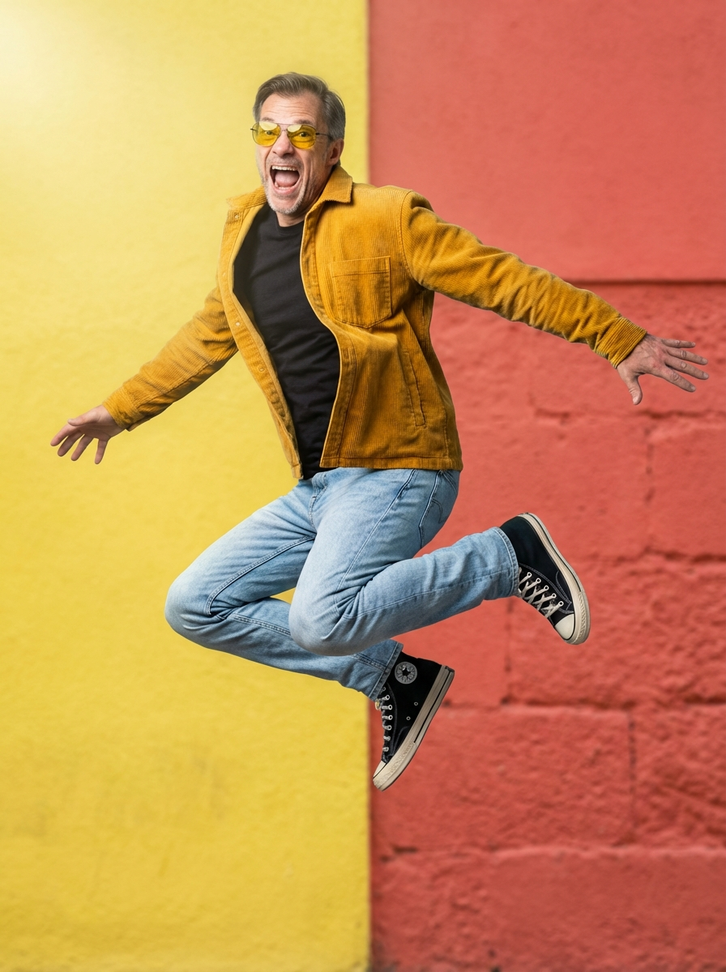
#> input picture generated-images/custom-generation-cmkwnguay0000ssdqprwf74r4-0.png, 726 x 972 px, shrunk from 896 x 1200 before the run
$ python -i generate-clothing-masks.py   (imports and definitions only)
#> lines starting #> are read from the running program, lines starting #| are printed output that depends on the picture; after the words box and inside, x2 and y2 are one past the last pixel; in counts of white or black regions, pixels touching at a corner belong together
#!/usr/bin/env python3
"""
Generate clothing layer masks from existing clothing images.

This script uses color-based segmentation and edge detection to automatically
create mask images for each clothing layer (topLayer, baseLayer, bottom, shoes).

Requirements:
    pip install opencv-python numpy pillow

Usage:
    python scripts/generate-clothing-masks.py
"""

import cv2
import numpy as np
from pathlib import Path
from PIL import Image
import sys

# Clothing images to process
CLOTHING_IMAGES = [
    ("startup", "hoodie"),
    ("startup", "polo"),
    ("startup", "button_down"),
    ("business", "casual"),
]

# Paths
PUBLIC_DIR = Path(__file__).parent.parent / "public" / "images" / "clothing"
MASKS_DIR = PUBLIC_DIR / "masks"

# [4 lines left out: function create_mask_directories, not called in this run]

def remove_background(image_path):
    """
    Remove white/light background from clothing image.
    Returns a binary mask where white = clothing, black = background.
    """
    # Read image
    img = cv2.imread(str(image_path))
#> img is the input picture: shape (972, 726, 3); mean B, G, R 86.1, 142.3, 200.8
    if img is None:
        print(f"✗ Failed to load image: {image_path}")
        return None

    # Convert to RGB (opencv uses BGR)
    img_rgb = cv2.cvtColor(img, cv2.COLOR_BGR2RGB)

    # Convert to grayscale
    gray = cv2.cvtColor(img, cv2.COLOR_BGR2GRAY)
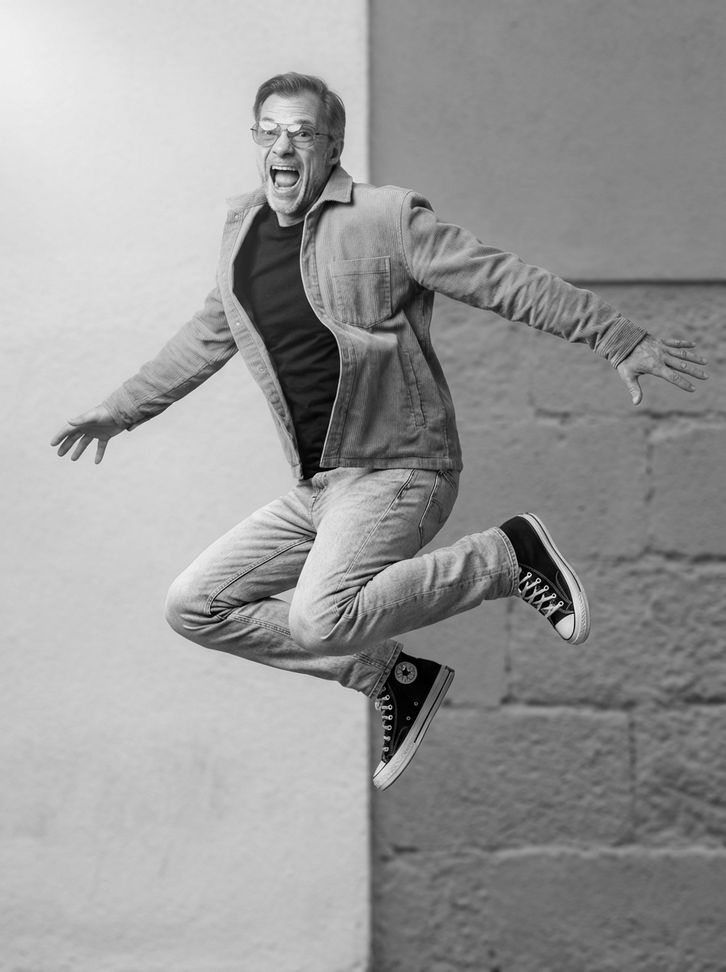
#> gray: shape (972, 726); min 0, max 249, mean 153.4

    # Create mask: anything darker than white background
    # Adjust threshold (230) if needed - lower value = more aggressive
    _, mask = cv2.threshold(gray, 230, 255, cv2.THRESH_BINARY_INV)
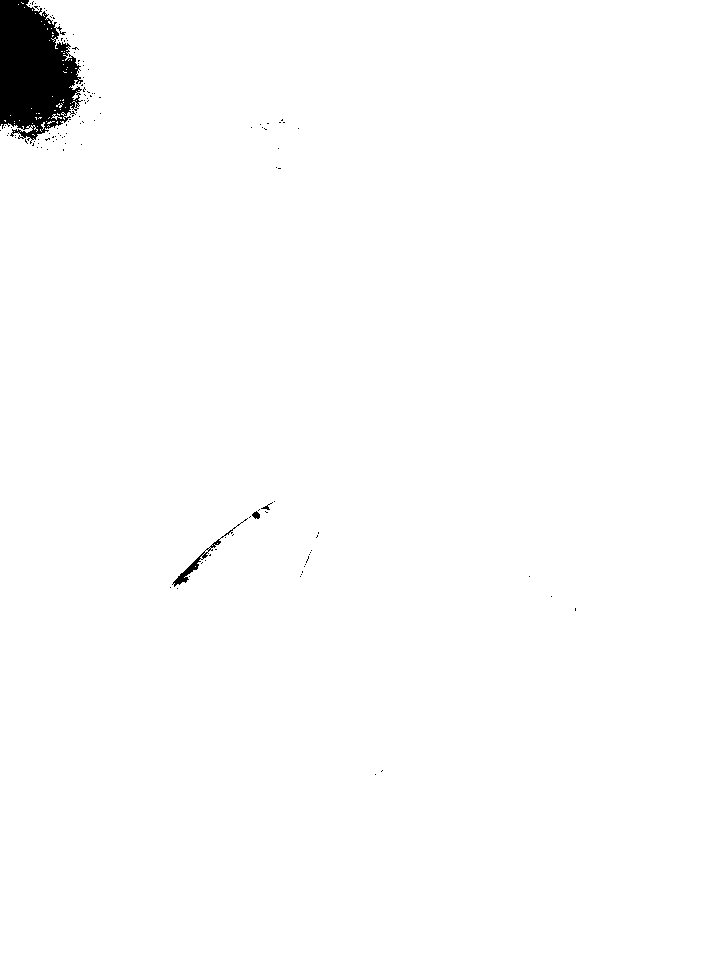
#> mask: shape (972, 726); 98.7% white; 125 black regions (121 under 20 px), largest, box (x1, y1, x2, y2) and area: (0, 0, 83, 144) 8207, (172, 518, 248, 587) 359, (252, 511, 260, 519) 43, (261, 502, 273, 510) 26

    # Apply morphological operations to clean up mask
    kernel = np.ones((5, 5), np.uint8)
    mask = cv2.morphologyEx(mask, cv2.MORPH_CLOSE, kernel)  # Fill holes
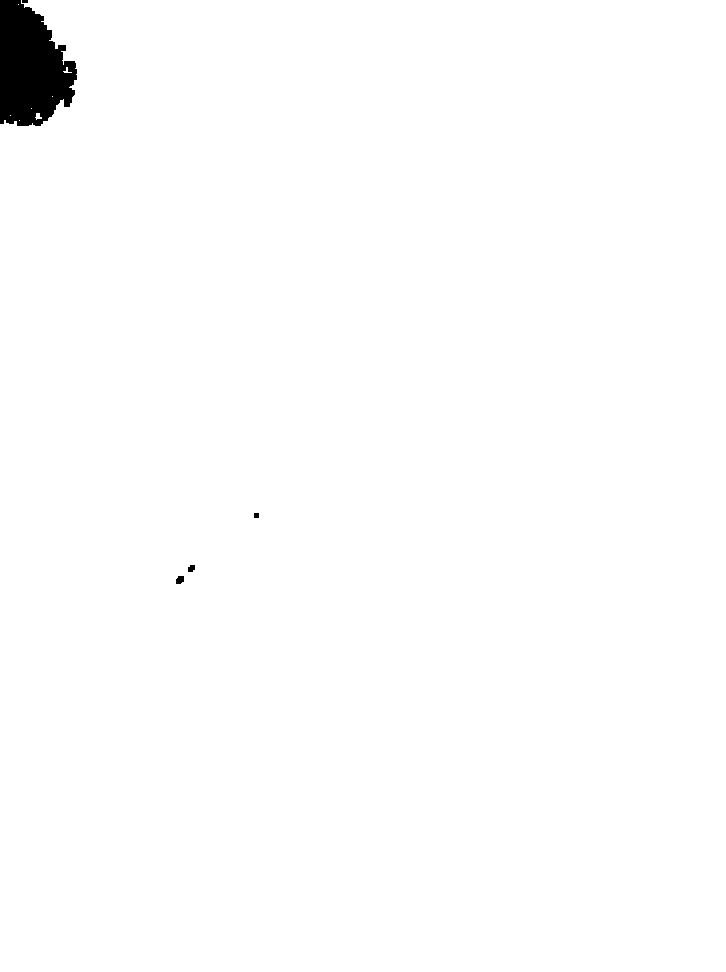
#> mask: shape (972, 726); 99% white; 5 black regions (1 under 20 px), largest, box (x1, y1, x2, y2) and area: (0, 0, 77, 126) 7084, (176, 576, 184, 584) 54, (188, 565, 195, 572) 41, (254, 513, 259, 518) 25
    mask = cv2.morphologyEx(mask, cv2.MORPH_OPEN, kernel)   # Remove noise

    return mask

# [188 lines left out: functions split_clothing_layers, save_mask, process_clothing_image, generate_preview_html, main, not called in this run]

# [11 lines not run here, left out]

>>> result = remove_background('../generated-images/custom-generation-cmkwnguay0000ssdqprwf74r4-0.png')
